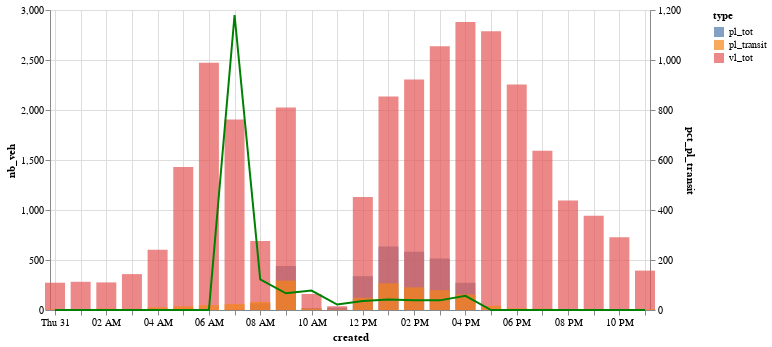

Source (notebook cell):
### Code cell
#graphique
base=alt.Chart(pour_graph).encode(x='created')
bar = base.mark_bar(opacity=0.7, size=20).encode(y=alt.Y('nb_veh:Q',stack=None),color='type')
line=base.mark_line(color='green').encode(y='pct_pl_transit:Q')
(bar+line).resolve_scale(y='independent').properties(width=600)

### Figure 1 — Vega-Lite specification as saved in the notebook (floating-point values rounded to 4 significant figures)
{"$schema": "https://vega.github.io/schema/vega-lite/v2.6.0.json", "config": {"view": {"height": 300, "width": 400}}, "datasets": {"data-f007dc201c1b47a96a01c0c4d8954e8e": [{"camera_id": 4, "created": "2019-01-31T00:00:00", "nb_veh": 0, "pct_pl_transit": 0, "type": "pl_tot"}, {"camera_id": 4, "created": "2019-01-31T01:00:00", "nb_veh": 0, "pct_pl_transit": 0, "type": "pl_tot"}, {"camera_id": 4, "created": "2019-01-31T02:00:00", "nb_veh": 0, "pct_pl_transit": 0, "type": "pl_tot"}, {"camera_id": 4, "created": "2019-01-31T03:00:00", "nb_veh": 0, "pct_pl_transit": 0, "type": "pl_tot"}, {"camera_id": 4, "created": "2019-01-31T04:00:00", "nb_veh": 0, "pct_pl_transit": 0, "type": "pl_tot"}, {"camera_id": 4, "created": "2019-01-31T05:00:00", "nb_veh": 0, "pct_pl_transit": 0, "type": "pl_tot"}, {"camera_id": 4, "created": "2019-01-31T06:00:00", "nb_veh": 0, "pct_pl_transit": 0, "type": "pl_tot"}, {"camera_id": 4, "created": "2019-01-31T07:00:00", "nb_veh": 5, "pct_pl_transit": 1180, "type": "pl_tot"}, {"camera_id": 4, "created": "2019-01-31T08:00:00", "nb_veh": 66, "pct_pl_transit": 122.7, "type": "pl_tot"}, {"camera_id": 4, "created": "2019-01-31T09:00:00", "nb_veh": 439, "pct_pl_transit": 66.97, "type": "pl_tot"}, {"camera_id": 4, "created": "2019-01-31T10:00:00", "nb_veh": 18, "pct_pl_transit": 77.78, "type": "pl_tot"}, {"camera_id": 4, "created": "2019-01-31T11:00:00", "nb_veh": 23, "pct_pl_transit": 21.74, "type": "pl_tot"}, {"camera_id": 4, "created": "2019-01-31T12:00:00", "nb_veh": 338, "pct_pl_transit": 36.09, "type": "pl_tot"}, {"camera_id": 4, "created": "2019-01-31T13:00:00", "nb_veh": 635, "pct_pl_transit": 42.05, "type": "pl_tot"}, {"camera_id": 4, "created": "2019-01-31T14:00:00", "nb_veh": 583, "pct_pl_transit": 38.77, "type": "pl_tot"}, {"camera_id": 4, "created": "2019-01-31T15:00:00", "nb_veh": 514, "pct_pl_transit": 38.52, "type": "pl_tot"}, {"camera_id": 4, "created": "2019-01-31T16:00:00", "nb_veh": 272, "pct_pl_transit": 56.99, "type": "pl_tot"}, {"camera_id": 4, "created": "2019-01-31T17:00:00", "nb_veh": 0, "pct_pl_transit": 0, "type": "pl_tot"}, {"camera_id": 4, "created": "2019-01-31T18:00:00", "nb_veh": 0, "pct_pl_transit": 0, "type": "pl_tot"}, {"camera_id": 4, "created": "2019-01-31T19:00:00", "nb_veh": 0, "pct_pl_transit": 0, "type": "pl_tot"}, {"camera_id": 4, "created": "2019-01-31T20:00:00", "nb_veh": 0, "pct_pl_transit": 0, "type": "pl_tot"}, {"camera_id": 4, "created": "2019-01-31T21:00:00", "nb_veh": 0, "pct_pl_transit": 0, "type": "pl_tot"}, {"camera_id": 4, "created": "2019-01-31T22:00:00", "nb_veh": 0, "pct_pl_transit": 0, "type": "pl_tot"}, {"camera_id": 4, "created": "2019-01-31T23:00:00", "nb_veh": 0, "pct_pl_transit": 0, "type": "pl_tot"}, {"camera_id": 4, "created": "2019-01-31T00:00:00", "nb_veh": 273, "pct_pl_transit": 0, "type": "vl_tot"}, {"camera_id": 4, "created": "2019-01-31T01:00:00", "nb_veh": 282, "pct_pl_transit": 0, "type": "vl_tot"}, {"camera_id": 4, "created": "2019-01-31T02:00:00", "nb_veh": 276, "pct_pl_transit": 0, "type": "vl_tot"}, {"camera_id": 4, "created": "2019-01-31T03:00:00", "nb_veh": 359, "pct_pl_transit": 0, "type": "vl_tot"}, {"camera_id": 4, "created": "2019-01-31T04:00:00", "nb_veh": 602, "pct_pl_transit": 0, "type": "vl_tot"}, {"camera_id": 4, "created": "2019-01-31T05:00:00", "nb_veh": 1431, "pct_pl_transit": 0, "type": "vl_tot"}, {"camera_id": 4, "created": "2019-01-31T06:00:00", "nb_veh": 2473, "pct_pl_transit": 0, "type": "vl_tot"}, {"camera_id": 4, "created": "2019-01-31T07:00:00", "nb_veh": 1906, "pct_pl_transit": 1180, "type": "vl_tot"}, {"camera_id": 4, "created": "2019-01-31T08:00:00", "nb_veh": 689, "pct_pl_transit": 122.7, "type": "vl_tot"}, {"camera_id": 4, "created": "2019-01-31T09:00:00", "nb_veh": 2025, "pct_pl_transit": 66.97, "type": "vl_tot"}, {"camera_id": 4, "created": "2019-01-31T10:00:00", "nb_veh": 160, "pct_pl_transit": 77.78, "type": "vl_tot"}, {"camera_id": 4, "created": "2019-01-31T11:00:00", "nb_veh": 38, "pct_pl_transit": 21.74, "type": "vl_tot"}, {"camera_id": 4, "created": "2019-01-31T12:00:00", "nb_veh": 1129, "pct_pl_transit": 36.09, "type": "vl_tot"}, {"camera_id": 4, "created": "2019-01-31T13:00:00", "nb_veh": 2136, "pct_pl_transit": 42.05, "type": "vl_tot"}, {"camera_id": 4, "created": "2019-01-31T14:00:00", "nb_veh": 2306, "pct_pl_transit": 38.77, "type": "vl_tot"}, {"camera_id": 4, "created": "2019-01-31T15:00:00", "nb_veh": 2638, "pct_pl_transit": 38.52, "type": "vl_tot"}, {"camera_id": 4, "created": "2019-01-31T16:00:00", "nb_veh": 2881, "pct_pl_transit": 56.99, "type": "vl_tot"}, {"camera_id": 4, "created": "2019-01-31T17:00:00", "nb_veh": 2788, "pct_pl_transit": 0, "type": "vl_tot"}, {"camera_id": 4, "created": "2019-01-31T18:00:00", "nb_veh": 2255, "pct_pl_transit": 0, "type": "vl_tot"}, {"camera_id": 4, "created": "2019-01-31T19:00:00", "nb_veh": 1593, "pct_pl_transit": 0, "type": "vl_tot"}, {"camera_id": 4, "created": "2019-01-31T20:00:00", "nb_veh": 1094, "pct_pl_transit": 0, "type": "vl_tot"}, {"camera_id": 4, "created": "2019-01-31T21:00:00", "nb_veh": 942, "pct_pl_transit": 0, "type": "vl_tot"}, {"camera_id": 4, "created": "2019-01-31T22:00:00", "nb_veh": 727, "pct_pl_transit": 0, "type": "vl_tot"}, {"camera_id": 4, "created": "2019-01-31T23:00:00", "nb_veh": 394, "pct_pl_transit": 0, "type": "vl_tot"}, {"camera_id": 4, "created": "2019-01-31T00:00:00", "nb_veh": 5, "pct_pl_transit": 0, "type": "pl_transit"}, {"camera_id": 4, "created": "2019-01-31T01:00:00", "nb_veh": 8, "pct_pl_transit": 0, "type": "pl_transit"}, {"camera_id": 4, "created": "2019-01-31T02:00:00", "nb_veh": 14, "pct_pl_transit": 0, "type": "pl_transit"}, {"camera_id": 4, "created": "2019-01-31T03:00:00", "nb_veh": 13, "pct_pl_transit": 0, "type": "pl_transit"}, {"camera_id": 4, "created": "2019-01-31T04:00:00", "nb_veh": 27, "pct_pl_transit": 0, "type": "pl_transit"}, {"camera_id": 4, "created": "2019-01-31T05:00:00", "nb_veh": 37, "pct_pl_transit": 0, "type": "pl_transit"}, {"camera_id": 4, "created": "2019-01-31T06:00:00", "nb_veh": 48, "pct_pl_transit": 0, "type": "pl_transit"}, {"camera_id": 4, "created": "2019-01-31T07:00:00", "nb_veh": 59, "pct_pl_transit": 1180, "type": "pl_transit"}, {"camera_id": 4, "created": "2019-01-31T08:00:00", "nb_veh": 81, "pct_pl_transit": 122.7, "type": "pl_transit"}, {"camera_id": 4, "created": "2019-01-31T09:00:00", "nb_veh": 294, "pct_pl_transit": 66.97, "type": "pl_transit"}, {"camera_id": 4, "created": "2019-01-31T10:00:00", "nb_veh": 14, "pct_pl_transit": 77.78, "type": "pl_transit"}, {"camera_id": 4, "created": "2019-01-31T11:00:00", "nb_veh": 5, "pct_pl_transit": 21.74, "type": "pl_transit"}, {"camera_id": 4, "created": "2019-01-31T12:00:00", "nb_veh": 122, "pct_pl_transit": 36.09, "type": "pl_transit"}, {"camera_id": 4, "created": "2019-01-31T13:00:00", "nb_veh": 267, "pct_pl_transit": 42.05, "type": "pl_transit"}, {"camera_id": 4, "created": "2019-01-31T14:00:00", "nb_veh": 226, "pct_pl_transit": 38.77, "type": "pl_transit"}, {"camera_id": 4, "created": "2019-01-31T15:00:00", "nb_veh": 198, "pct_pl_transit": 38.52, "type": "pl_transit"}, {"camera_id": 4, "created": "2019-01-31T16:00:00", "nb_veh": 155, "pct_pl_transit": 56.99, "type": "pl_transit"}, {"camera_id": 4, "created": "2019-01-31T17:00:00", "nb_veh": 43, "pct_pl_transit": 0, "type": "pl_transit"}, {"camera_id": 4, "created": "2019-01-31T18:00:00", "nb_veh": 17, "pct_pl_transit": 0, "type": "pl_transit"}, {"camera_id": 4, "created": "2019-01-31T19:00:00", "nb_veh": 15, "pct_pl_transit": 0, "type": "pl_transit"}, {"camera_id": 4, "created": "2019-01-31T20:00:00", "nb_veh": 8, "pct_pl_transit": 0, "type": "pl_transit"}, {"camera_id": 4, "created": "2019-01-31T21:00:00", "nb_veh": 6, "pct_pl_transit": 0, "type": "pl_transit"}, {"camera_id": 4, "created": "2019-01-31T22:00:00", "nb_veh": 9, "pct_pl_transit": 0, "type": "pl_transit"}, {"camera_id": 4, "created": "2019-01-31T23:00:00", "nb_veh": 7, "pct_pl_transit": 0, "type": "pl_transit"}]}, "layer": [{"data": {"name": "data-f007dc201c1b47a96a01c0c4d8954e8e"}, "encoding": {"color": {"field": "type", "type": "nominal"}, "x": {"field": "created", "type": "temporal"}, "y": {"field": "nb_veh", "stack": null, "type": "quantitative"}}, "mark": {"opacity": 0.7, "size": 20, "type": "bar"}}, {"data": {"name": "data-f007dc201c1b47a96a01c0c4d8954e8e"}, "encoding": {"x": {"field": "created", "type": "temporal"}, "y": {"field": "pct_pl_transit", "type": "quantitative"}}, "mark": {"color": "green", "type": "line"}}], "resolve": {"scale": {"color": "shared", "x": "shared", "y": "independent"}}, "width": 600}
